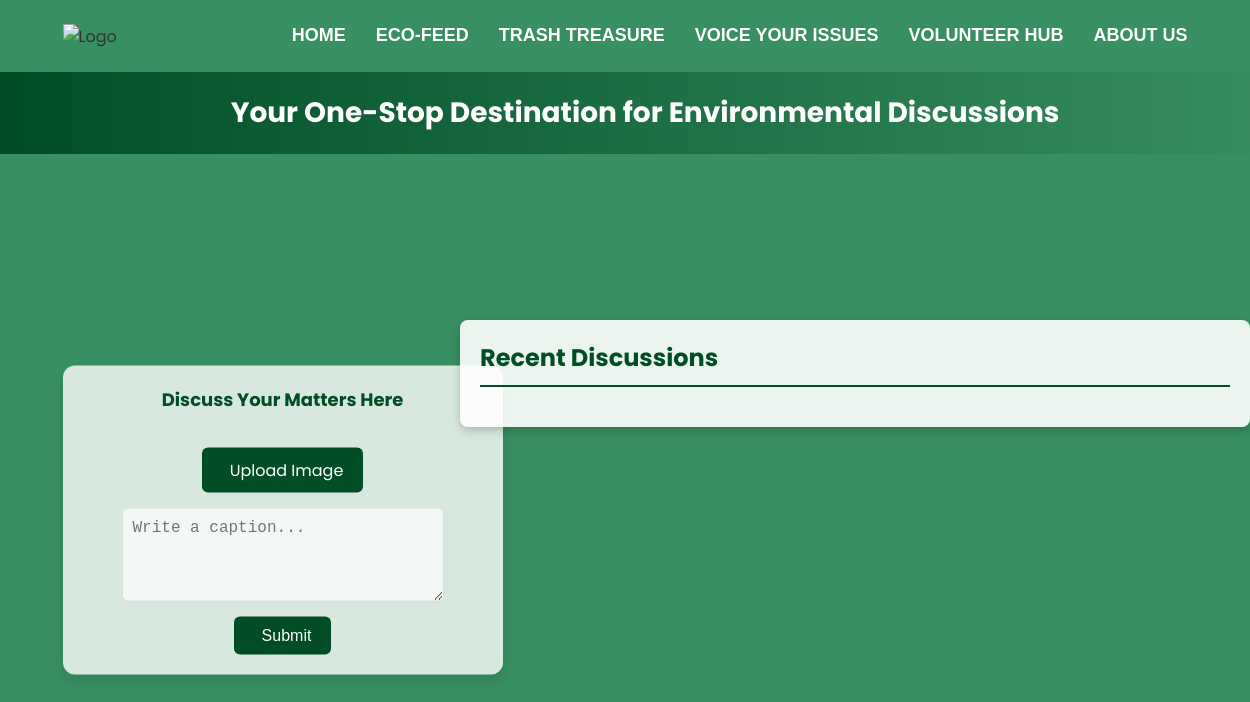
Before: /community with the older database file.
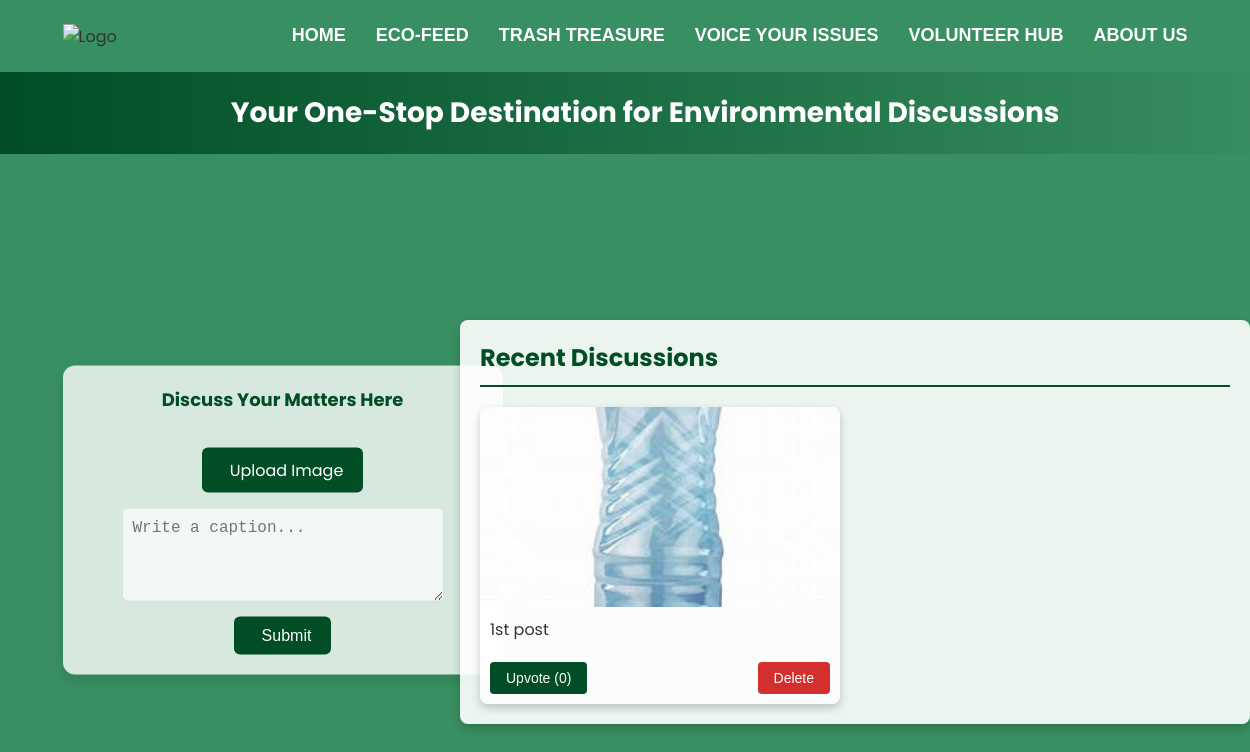
After: the same page with the newer database file.
### models.py (models this page shows)
class Post(db.Model):
    id = db.Column(db.Integer, primary_key=True)
    image_filename = db.Column(db.String(120), nullable=False)
    caption = db.Column(db.String(255))
    created_at = db.Column(db.DateTime, default=db.func.now())

### app.py (the view, shortened to what this page needs)
@app.route('/community', methods=['GET', 'POST'])
def community():
    posts = Post.query.order_by(Post.created_at.desc()).all()
    return render_template('community.html', posts=posts)

### templates/community.html (shortened to what this page needs)
<!DOCTYPE html>
<html lang="en">
<head>
    <link rel="stylesheet" href="{{ url_for('static', filename='css/community.css') }}">
</head>
<body>
    <header>
        <div class="container">
            <div class="logo">
                <img src="static/images/logo00.jpg" alt="Logo">
            </div>
            <nav>
                <ul class="nav-links">
                    <li><a href="{{ url_for('home') }}">HOME</a></li>
                    <li><a href="{{ url_for('community') }}">ECO-FEED</a></li>
                    <li><a href="{{ url_for('trash_treasure') }}">TRASH TREASURE</a></li>
                    <li><a href="{{ url_for('voice') }}">VOICE YOUR ISSUES</a></li>
                    <li><a href="{{ url_for('volunteer') }}">VOLUNTEER HUB</a></li>
                    <li><a href="{{ url_for('about') }}">ABOUT US</a></li>
                </ul>
            </nav>
        </div>
    </header>
<div class="title-section">
    <h1>Your One-Stop Destination for Environmental Discussions</h1>
</div>
<div class="upload-section">
    <h2 class="upload-title">Discuss Your Matters Here</h2>
    <form action="{{ url_for('community') }}" method="post" enctype="multipart/form-data" class="upload-form">
        <label for="image-input" class="upload-label">
             Upload Image
        </label>
        <textarea name="caption" placeholder="Write a caption..." rows="4" required></textarea>
        <button type="submit">
             Submit
        </button>
    </form>
</div>
<div id="right-section">
    <h2>Recent Discussions</h2>
    <div id="posts-container">
        {% for post in posts %}
        <div class="post" data-post-id="{{ post.id }}">
            <img src="{{ url_for('static', filename='uploads/' + post.image_filename) }}" alt="Post Image">
            <p>{{ post.caption }}</p>
            <div class="post-actions">
                <button class="upvote-button" data-post-id="{{ post.id }}">Upvote (<span id="upvote-count-{{ post.id }}">{{ post.likes|length }}</span>)</button>
                <button class="delete-button" data-post-id="{{ post.id }}">Delete</button>
            </div>
        </div>
        {% endfor %}
    </div>
</div>
</body>
</html>

### static/css/community.css (style rules this page uses)
body { margin: 0; font-family: 'Poppins', sans-serif; background-color: #388f61; color: #333; min-height: 100vh; }
header { background-color: #388f61; padding: 20px 0; position: relative; z-index: 1; }
.container { width: 90%; margin: 0 auto; display: flex; justify-content: space-between; align-items: center; }
.logo img { height: 155px; width: 200px; }
nav ul { list-style-type: none; margin: 0; padding: 0; display: flex; justify-content: flex-end; }
nav ul li { margin-left: 30px; }
nav ul li a { text-decoration: none; color: #ffffff; font-size: 18px; font-weight: 600; font-family: 'Arial', sans-serif; position: relative; padding-bottom: 8px; transition: color 0.3s ease, font-size 0.3s ease; }
nav ul li a::after { content: ''; position: absolute; width: 0; height: 2px; display: block; background: #a0db8e; transition: width 0.3s ease; left: 0; bottom: 0; }
.upload-section { width: 400px; max-height: 80vh; padding: 20px; background: rgba(255, 255, 255, 0.8); border-radius: 12px; box-shadow: 0 6px 12px rgba(0, 0, 0, 0.1); text-align: center; position: fixed; top: 65%; left: 5%; transform: translateY(-50%); overflow: auto; z-index: 1000; }
.upload-title { margin: 0; margin-bottom: 20px; font-size: 18px; color: #004d26; font-weight: bold; font-family: 'Poppins', sans-serif; }
.upload-form { display: flex; flex-direction: column; align-items: center; gap: 15px; }
.upload-label { display: inline-flex; align-items: center; cursor: pointer; padding: 10px 20px; background-color: #004d26; color: #ffffff; border-radius: 6px; font-size: 16px; transition: background-color 0.3s ease; }
.upload-form textarea { width: 100%; max-width: 300px; padding: 10px; border: 1px solid #ddd; border-radius: 6px; font-size: 16px; transition: border-color 0.3s ease; resize: vertical; background: rgba(255, 255, 255, 0.7); }
.upload-form button { padding: 10px 20px; background-color: #004d26; color: #ffffff; border: none; border-radius: 6px; cursor: pointer; font-size: 16px; transition: background-color 0.3s ease; display: inline-flex; align-items: center; }
#right-section { width: 60%; padding: 20px; position: fixed; top: 320px; right: 0; background-color: rgba(255, 255, 255, 0.9); border-radius: 8px; box-shadow: 0 4px 8px rgba(0, 0, 0, 0.2); max-height: 80vh; overflow-y: auto; z-index: 1000; }
header { position: relative; z-index: 999; }
#right-section h2 { margin: 0; font-size: 24px; color: #004d26; font-weight: bold; font-family: 'Poppins', sans-serif; border-bottom: 2px solid #004d26; padding-bottom: 10px; margin-bottom: 20px; }
#posts-container { display: flex; flex-wrap: wrap; gap: 15px; justify-content: space-between; }
.post { width: calc(50% - 15px); background-color: rgba(255, 255, 255, 0.8); border-radius: 8px; box-shadow: 0 4px 8px rgba(0, 0, 0, 0.2); overflow: hidden; position: relative; transition: transform 0.3s ease, background-color 0.3s ease; cursor: pointer; }
.post img { width: 100%; height: 200px; object-fit: cover; display: block; }
.post p { padding: 10px; font-size: 16px; color: #333; margin: 0; }
.post-actions { padding: 10px; display: flex; justify-content: space-between; align-items: center; }
.upvote-button, .delete-button { padding: 8px 16px; border: none; border-radius: 4px; font-size: 14px; cursor: pointer; transition: background-color 0.3s ease, transform 0.3s ease; }
.upvote-button { background-color: #004d26; color: #ffffff; }
.delete-button { background-color: #d32f2f; color: #ffffff; }
li { padding: 5px 0; font-size: 14px; color: #555; }
.title-section { width: 100%; padding: 20px; background: linear-gradient(to right, #004d26, #388f61); text-align: center; color: #ffffff; position: relative; z-index: 1000; margin-top: 0px; }
.logo img { height: 180px; width: 200px; padding: 0%; margin: 0%; }
.title-section h1 { font-size: 28px; font-family: 'Poppins', sans-serif; font-weight: bold; margin: 0; padding: 0; }

Changed rows visible on the page:
added Post: image_filename (picture), caption "1st post", likes|length "0"
